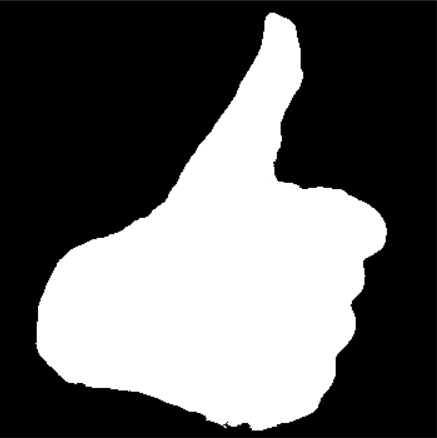
#> input picture 1.png, 437 x 438 px, given in place of the camera
$ python main.py   (older library calls are emulated)
#> lines starting #> are read from the running program, lines starting #| are printed output that depends on the picture; after the words box and inside, x2 and y2 are one past the last pixel; in counts of white or black regions, pixels touching at a corner belong together; long printed decimals are rounded; pictures that were not available may be replaced by others from this repository, and a replacement may not be noted
import cv2 as cv
import numpy as np
import os
import array as ar

def main():

    cap = cv.VideoCapture(0)

    ret, frame = cap.read()
#> frame is the input picture: shape (438, 437, 3); min 0, max 255, mean 97.3


    img = cv.imread("b2.jpg", 0)
#> img: shape (438, 437); min 0, max 255, mean 97.3
    img2 = cv.imread("B1.jpg", 0)
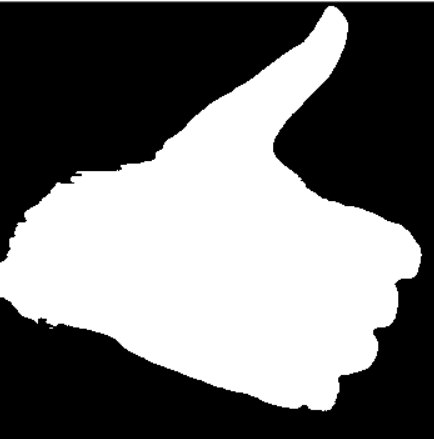
#> input picture 12.png, 434 x 439 px, given in place of B1.jpg, which was not available
#> img2 is the input picture: shape (439, 434); min 0, max 255, mean 113.2

    default = cv.imread("default_size.png", 0)

    H,W = default.shape[:2]
#> H = 439; W = 434

    #print("H: ", H, "W: ", W)

    imRe1 = cv.resize(img, default.shape[:2])
    imRe2 = cv.resize(img2, default.shape[:2])


    #ret, threshold = cv.threshold(imRe1, 220, 255, 0)
    #_, contours, hierachy = cv.findContours(threshold, 3, cv.CHAIN_APPROX_SIMPLE)

    threshold = cv.inRange(imRe1, 0, 254)
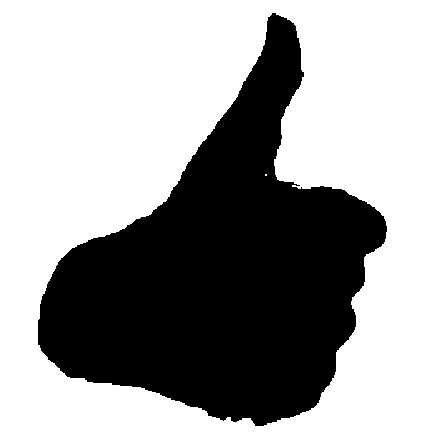
#> threshold: shape (434, 439); 62.8% white; 1 black region, box (x1, y1, x2, y2) and area: (38, 13, 387, 426) 70811


    ret2, threshold2 = cv.threshold(imRe2, 220, 255, 0)
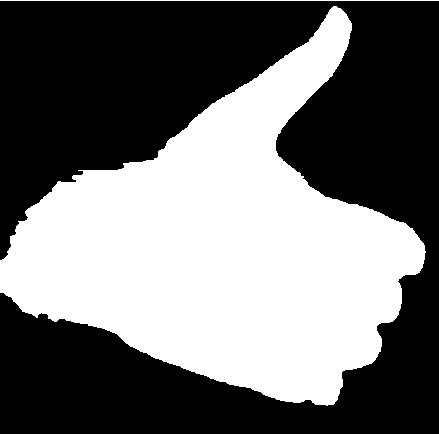
#> threshold2: shape (434, 439); 43.7% white; 2 white regions
    _2, contours2, hierachy2 = cv.findContours(threshold2, 3, cv.CHAIN_APPROX_SIMPLE)
#> contours2 = 2 contours, 1 with area under 20; largest, box (x1, y1, x2, y2) and area: (0, 6, 426, 406) 82202

    # [9 lines of commented-out code are left out]
    final2 = cv.drawContours(imRe2, contours2, 0, (0, 255, 0), 2)
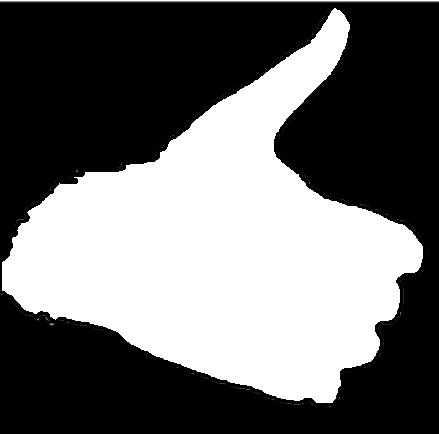
#> final2: shape (434, 439); min 0, max 255, mean 107.8


    hist1 = cv.calcHist([threshold], [0], None, [256], [0,256])
#> hist1 = 256 values, max 119715 at index 255, min 0 at index 1, mean 744.2
    hist2 = cv.calcHist([threshold2], [0], None, [256], [0,256])
#> hist2 = 256 values, max 107218 at index 0, min 0 at index 1, mean 744.2

    count = 1

    i = 0

    verts = [i] * 30

    pic = str('frame')
    jp = str('.jpg')
    index = 1

    print(verts[2])
    while count < 30:
        _, webcam = cap.read()  # _ is a return value we do not care about and therefore did not name properly

        kernel = np.ones((5, 5), np.float32) / 25  # mean blur kernel
        smoothed = cv.filter2D(webcam, -1, kernel)  # apply kernel to the webcam-feed
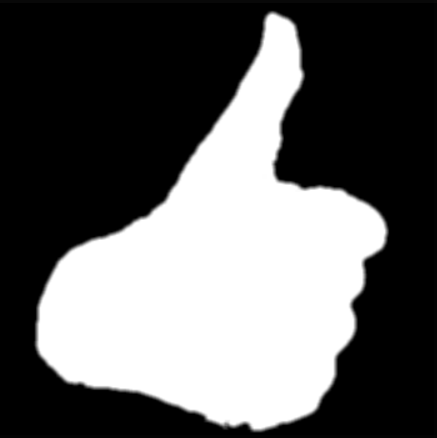
#> smoothed: shape (438, 437, 3); min 0, max 255, mean 97.2

        # convert RGB to HSV to be able to use intensity and saturation
        hsv = cv.cvtColor(smoothed, cv.COLOR_BGR2HSV)
#> hsv: shape (438, 437, 3); mean H, S, V 0, 0, 97.2

        # defining the colour range in HSV (H's range is 0-180(360/2), while S and V is scaled to 0-255)
        lower_colour = np.array([79, 100, 64])  # Lowest HSV-colour value detected
        upper_colour = np.array([96, 255, 175])  # Highest HSV-colour value detected

        # Threshold the HSV coloured and smoothed webcam feed to only let colours between our upper and lower range through
        mask = cv.inRange(hsv, lower_colour, upper_colour)
#> mask: shape (438, 437); every value is 0

        verts[i in range(28)] = cv.imwrite("frame%d.jpg" % count, mask)

        verts[1] = 0

        count += 1
        i += 1
        imgframes = cv.imread(pic + str(i) + jp, 0)

        imRe3 = cv.resize(imgframes, default.shape[:2])
#> imRe3: shape (434, 439); every value is 0

        ret3, threshold3 = cv.threshold(imRe3, 220, 255, 0)
        _3, contours3, hierachy3 = cv.findContours(threshold3, 3, cv.CHAIN_APPROX_SIMPLE)
#> contours3 = []


        cv.imshow("Webcam", webcam)  # Show webcam-feed
        cv.imshow("Mask", mask)  # Show the mask

        hist3 = cv.calcHist(mask, [0], None, [256], [0, 256])
#> hist3 = 256 values, max 437 at index 0, min 0 at index 1, mean 1.71
        #final3 = cv.drawContours(imRe3, contours3, 0, (0, 255, 0), 2)

        com = cv.compareHist(hist1, hist3, cv.HISTCMP_CORREL)
#> com = 0.507
        print('retrival', com)
#| retrival 0.5066

        if cv.waitKey(20) & 0xFF == ord('q'):  # Press 'q' to close the windows
#> (key q is pressed here)
            break
    #cap.waitKey(0)
    #cap.destroyAllWindows()


    cv.imshow("thresh", threshold)
    # [5 lines of commented-out code are left out]

    i = 0

    if com == 100:

        count = 31

    elif count == 30:

        for c in range(30):
            # print('111hej med dig duu derrrrrrr', verts.index(str(i)))

            i += 1

            #print(i)

            if os.path.exists(pic + str(i) + jp):
                os.remove(pic + str(i) + jp)
                # list.remove(verts.index(pic+str(i)+jp))
                cv.waitKey(2)
                main()


    cv.waitKey(0)

    # [9 lines of commented-out code are left out]

    """
    params = cv.SimpleBlobDetector_Params()
    params.filterByArea = True
    params.filterByColor = True

    detector = cv.SimpleBlobDetector_create(params)
    spot_keypoints = detector.detect(img)
    i = cv.drawKeypoints(img, spot_keypoints, outImage=np.array([]), color=(0,0,255), flags=0)
    """
    # [4 lines of commented-out code are left out]
    cv.waitKey(0)

if  __name__ == '__main__':
    main()
